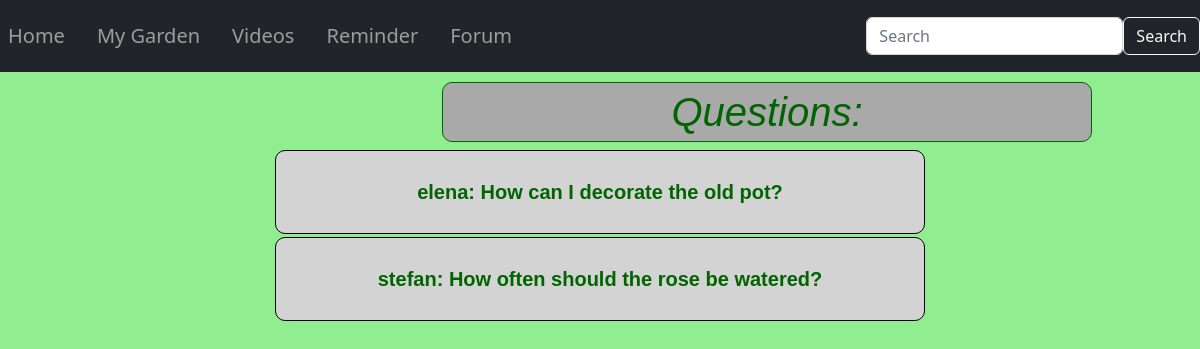
The app's page /forum/ with its own data.
### FlowersApp/models.py (models this page shows, shortened)
class Question(models.Model):
    content = models.CharField(max_length=200)
    creator = models.ForeignKey(User, on_delete=models.CASCADE)
    answer = models.ForeignKey(Answer, on_delete=models.CASCADE, null=True, blank=True)

### FlowersApp/views.py (the view)
# urls.py: path('forum/', forum, name="forum"),
def forum(request):
    context = {"questions": Question.objects.all(), "answer": Answer.objects.all()}
    return render(request, "forum.html", context=context)

### FlowersApp/templates/forum.html (shortened to what this page needs)
<!DOCTYPE html>
<html lang="en">
<head>
    <link href="https://cdn.jsdelivr.net/npm/bootstrap@5.2.0-beta1/dist/css/bootstrap.min.css" rel="stylesheet">
</head>
<body style="background: lightgreen">
<nav class="navbar navbar-expand-lg navbar-dark bg-dark">
  <div class="collapse navbar-collapse" id="navbarSupportedContent">
    <ul class="navbar-nav mr-auto">
      <li class="navbar-brand">
        <a class="nav-link" href="{% url 'home' %}">Home</a>
      </li>
      <li class="navbar-brand">
        <a class="nav-link" href="{% url 'garden' %}">My Garden</a>
      </li>
      <li class="navbar-brand">
        <a class="nav-link" href="{% url 'video' %}">Videos</a>
      </li>
        <li class="navbar-brand">
        <a class="nav-link" href="{% url 'reminder' %}">Reminder</a>
      </li>
        <li class="navbar-brand">
        <a class="nav-link" href="{% url 'forum' %}">Forum</a>
      </li>
    </ul>
    <form class="navbar-nav ms-auto">
      <input class="form-control" type="search" placeholder="Search" aria-label="Search">
      <button class="btn btn-outline-light" type="submit">Search</button>
    </form>
  </div>
</nav>
<div class="content accordion">
  <h1 style="border: 1px solid darkgreen; background: darkgray; border-radius: 10px; padding: 5px; width: 650px; margin-left: 442px; text-align: center; margin-top: 10px; font-family: sans-serif; font-style: italic; color: darkgreen;">Questions:</h1>
    {% for q in questions %}
      <div class="acc accordion-body" style="margin-bottom: 3px">
        <div class="acc__card">
          <div class="acc__title accordion-header">{{ q.creator }}: {{ q.content }}</div>
          </div>
        </div>
    {% endfor %}
</div>
</body>
</html>

### FlowersApp/templates/forum.html (style rules this page uses)
.acc { margin: 0 auto; width: 650px; border: 1px solid black; border-radius: 10px; background: lightgrey; }
.acc__card { position: relative; padding: 0px; }
.acc__title { padding: 0.5em 1em; text-align: center; font-family: sans-serif; font-size: 20px; font-weight: bold; color: darkgreen }

### records on screen
Question: creator "elena", content "How can I decorate the old pot?"
Question: creator "stefan", content "How often should the rose be watered?"
